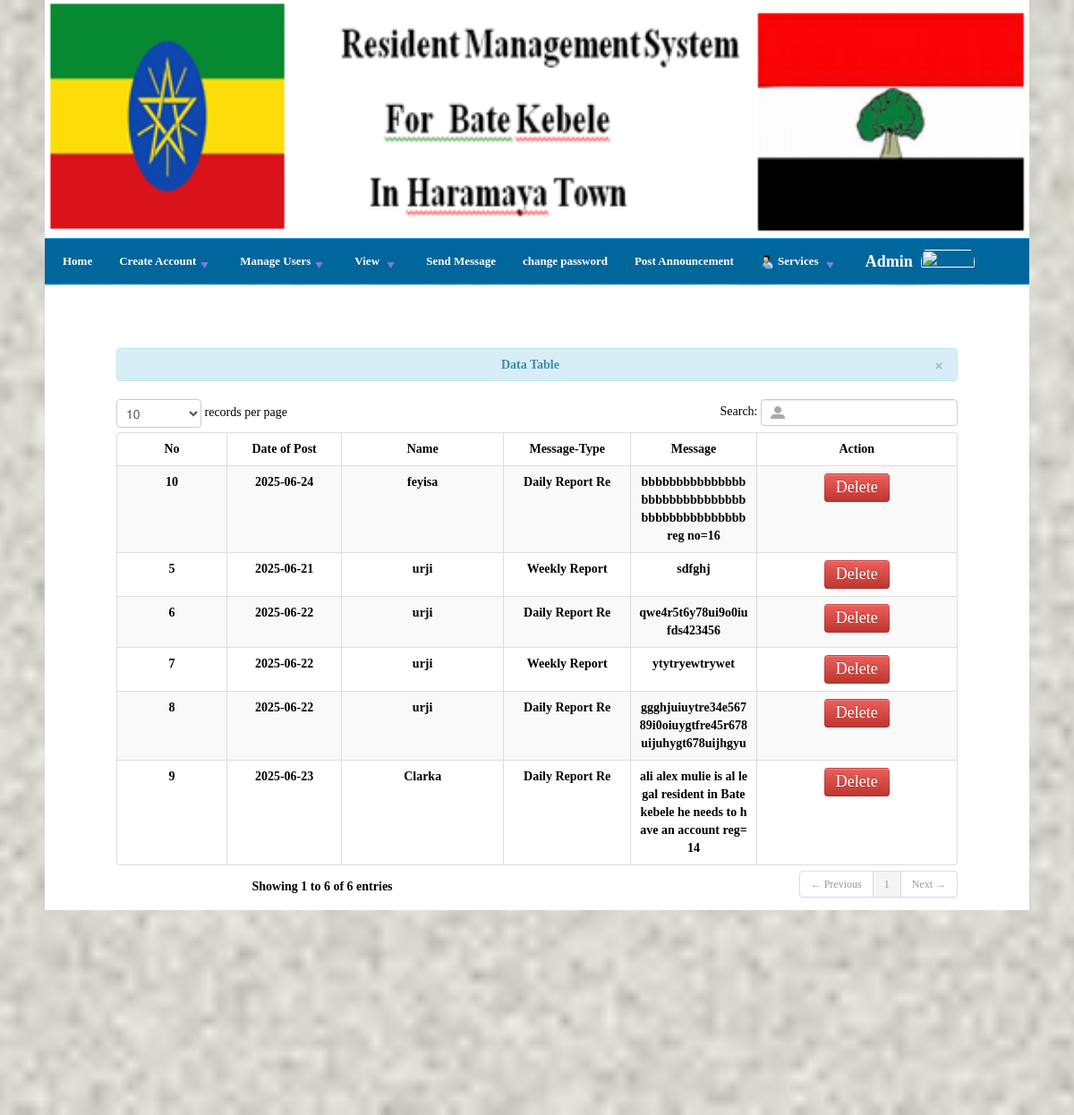
Page /viewmessage.php (signed in) on the committed database.
### tables this page shows
CREATE TABLE IF NOT EXISTS `smad` (
  `reg_no` int(11) NOT NULL,
  `name` varchar(30) NOT NULL,
  `type` varchar(15) NOT NULL,
  `message` varchar(250) NOT NULL,
  `message_date` date NOT NULL
);

### viewmessage.php (the view, shortened to what this page needs)
<?php include('db.php'); ?>
<?php include('header1.php'); ?>
<html xmlns="http://www.w3.org/1999/xhtml">
<head> <link href="tooplate_style.css" rel="stylesheet" type="text/css" />
<link rel="stylesheet" type="text/css" href="engine1/style.css" />
</head>
<body><center>
<img src="images/lo.PNG"height="100" width="1100"/>
<div id="tooplate_menu" class="menu1">
	<table border="0" bgcolor="" width="160" align="left">
        <ul>
                          <li class="active"><a href="index1.php">Home</a></li>
<li class="active"><a href="#">Create Account<img src="images/down.png"></a>
                            </li>
	 <li>
                  <a href="#.php">Manage Users<img src="images/down.png"></a>
	 </li>
						 <li>
                  <a href="#.php">View <img src="images/down.png"></a>
<li class="active"><a href="smcl.php">Send Message</a></li>
                            </li>
							 <li class="active"><a href="change_password.php">change password</a></li>
<li><a href="posts.php">Post Announcement</a></li>
			 <li><a href="#.php">
<img src="images/service.png"> Services <img src="images/down.png"></a>
			</li>
<li><a href=""><font color="white" size="4" face="elephant"><b><?php echo ucfirst($_SESSION['username']); ?>
&nbsp; <img src="images/admin.jpg" width="60" height="33" class="img-circle profile_img" ></a>
</li>
			 </ul>
				</table>
			 </div>
 <div id="tooplate_main" class="shadow">
    <div class="row-fluid">
        <div class="span12">
            <div class="container">
                        <table cellpadding="0" cellspacing="0" border="0" class="table table-striped table-bordered" id="example">
                            <div class="alert alert-info">
                                <button type="button" class="close" data-dismiss="alert">&times;</button>
                                <strong><i class="icon-user icon-large"></i>&nbsp;Data Table</strong>
                            </div>
                            <thead>
                                <tr>
								  <th style="text-align:center;">No</th>
<th style="text-align:center;" >Date of Post</th>						<th style="text-align:center;" >Name</th>
                                    <th style="text-align:center;">Message-Type</th>
                                    <th style="text-align:center;">Message</th>
									<th style="text-align:center;">Action</td
                                ></tr>
                            </thead>
                            <tbody>
								<?php
								$result= mysqli_query($con,"select * from smad order by reg_no DESC" ) or die (mysqli_error($con));
								while ($row= mysqli_fetch_array ($result) ){
								$id=$row['reg_no'];
								?>
								<tr>
								<td style="text-align:center; word-break:break-all; width:200px;"> <?php echo $row ['reg_no']; ?></td>
		<td style="text-align:center; word-break:break-all; width:200px;"> <?php echo $row ['message_date']; ?></td>
								<td style="text-align:center; word-break:break-all; width:300px;"> <?php echo $row ['name']; ?></td>
								<td style="text-align:center; word-break:break-all; width:200px;"> <?php echo $row ['type']; ?></td>
								<td style="text-align:center; word-break:break-all; width:200px;"> <?php echo $row ['message']; ?></td>
								<td style="text-align:center; width:350px;">
																	 	 <a href="#delete<?php echo $id;?>"  data-toggle="modal"  class="btn btn-danger" ><font color="white" size="4">Delete </a>
								</td>
								</div>
								</tr>
								<?php } ?>
		<br><br><br><br><br><br><br><br>
	                         <div id="tooplate_footer_wrapper">
        <div id="tooplate_copyright">
<a href="http://www.google.com" target="_blank"><img src="images/google-map.png" title="Google" width="30" height="25"></a>
		<a href="http://youtube.com"><img src="images/youtube.png" id="youtube" width="30"></a>
		<a href="http://facebook.com"><img src="images/facebook.png" id="facebook" width="40"></a>
		<a href="http://tweeter.com"><img src="images/tweeter.png" id="tweeter"></a><b><font face="Elephant" color="white"size="3">Copyright &copy; Bate  Kebele Resident Management System  2017/2025  </font></b>
		</div>
	</div>
</body></center>
</html>

### tooplate_style.css (style rules this page uses)
body { margin-top: 10; padding: 0; color: #99FFFF; font-family: Georgia, "Times New Roman", Times, serif; font-size: 15px; line-height: 1.7em; background-color:#FFFFFF; text-align:justify; text-justify:inter-word; }
a, a:link, a:visited { color: #6eb5ff; font-weight: normal; text-decoration: underline; font-size: 12px; }
img { border: url(images/stars.gif); }
#tooplate_menu { clear: both; width: 1100px; height: 50px; background-color: #00669C; border-top: 1px solid #1296E9; border-bottom: 1px solid #1296E9; }
#tooplate_menu ul { margin: 0; padding: 0; list-style: none; }
#tooplate_menu ul li { padding: 0; margin: 0; display: inline; }
#tooplate_menu ul li a { float: left; display: block; margin-left: 10px; padding-left: 10px; padding-right: 10px; line-height: 50px; position: relative; font-size: 13px; color: #fff; text-align: center; text-decoration: none; font-family: Cambria, "Hoefler Text", "Liberation Serif", Times, "Times New Roman", serif; font-weight: 700; outline: none; }
#tooplate_main { clear: both; width: 1060px; color:black; font-family:cambria; font-size:14px; padding: 20px; background-color: white; background-image:url(images/b.png) top center no-repeat; }
#tooplate_footer_wrapper { clear: both; color:black; width: 1100px; padding-top:3px; margin-top: 3px; border-bottom-right-radius: 200px; border-bottom-left-radius: 200px; background-color:#0066AA; }
#tooplate_copyright a { float: left; margin-left:30px; }
#tooplate_copyright { clear: both; width: 960px; height: 35px; padding: 15px 0 0; text-align: center; }
#tooplate_menu li { float:left; }

### style.css (style rules this page uses)
body { color: #fff; font: 87.5%/1.5em 'Open Sans', sans-serif; background:url(img/stars.gif)no-repeat center center fixed; -webkit-background-size: cover; -moz-background-size: cover; -o-background-size: cover; background-size: cover; }

### viewmessage.php (style rules this page uses)
body { background-color: #FFFFFF; background-image:url(images/bg-body.jpg); color: #000000; font-family: Arial; font-size: 13px; margin: 0; text-align: center; }
a:link { text-decoration: none; }

### rows in the picture
smad: reg_no "10", message_date "2025-06-24", name "feyisa", type "Daily Report Re", message "bbbbbbbbbbbbbbbbbbbbbbbbbbbbbbbbbbbbbbbbbbbbb reg no=16"
smad: reg_no "9", message_date "2025-06-23", name "Clarka", type "Daily Report Re", message "ali alex mulie is al legal resident in Bate kebele he needs to have an account reg=14"
smad: reg_no "8", message_date "2025-06-22", name "urji", type "Daily Report Re", message "ggghjuiuytre34e56789i0oiuygtfre45r678uijuhygt678uijhgyu"
smad: reg_no "7", message_date "2025-06-22", name "urji", type "Weekly Report", message "ytytryewtrywet"
smad: reg_no "6", message_date "2025-06-22", name "urji", type "Daily Report Re", message "qwe4r5t6y78ui9o0iufds423456"
smad: reg_no "5", message_date "2025-06-21", name "urji", type "Weekly Report", message "sdfghj"

### other values in the picture
$_SESSION['username'] "Admin"
